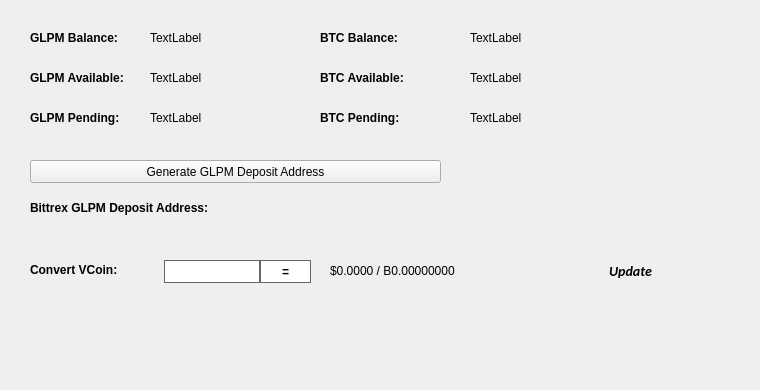
   <widget class="QWidget" name="BalanceTab">
    <attribute name="title">
     <string>Balance</string>
    </attribute>
    <widget class="QLabel" name="BitcoinBalanceLabel">
     <property name="geometry">
      <rect>
       <x>470</x>
       <y>30</y>
       <width>150</width>
       <height>16</height>
      </rect>
     </property>
     <property name="text">
      <string>TextLabel</string>
     </property>
    </widget>
    <widget class="QLabel" name="GLPMalanceLabel">
     <property name="geometry">
      <rect>
       <x>150</x>
       <y>30</y>
       <width>150</width>
       <height>16</height>
      </rect>
     </property>
     <property name="text">
      <string>TextLabel</string>
     </property>
    </widget>
    <widget class="QLabel" name="label_11">
     <property name="geometry">
      <rect>
       <x>30</x>
       <y>30</y>
       <width>101</width>
       <height>16</height>
      </rect>
     </property>
     <property name="font">
      <font>
       <weight>75</weight>
       <bold>true</bold>
      </font>
     </property>
     <property name="text">
      <string>GLPM Balance:</string>
     </property>
    </widget>
    <widget class="QLabel" name="label_12">
     <property name="geometry">
      <rect>
       <x>320</x>
       <y>30</y>
       <width>101</width>
       <height>16</height>
      </rect>
     </property>
     <property name="font">
      <font>
       <weight>75</weight>
       <bold>true</bold>
      </font>
     </property>
     <property name="text">
      <string>BTC Balance:</string>
     </property>
    </widget>
    <widget class="QLabel" name="GLPMAvailableLabel_2">
     <property name="geometry">
      <rect>
       <x>150</x>
       <y>70</y>
       <width>150</width>
       <height>16</height>
      </rect>
     </property>
     <property name="text">
      <string>TextLabel</string>
     </property>
    </widget>
    <widget class="QLabel" name="label_13">
     <property name="geometry">
      <rect>
       <x>30</x>
       <y>70</y>
       <width>111</width>
       <height>16</height>
      </rect>
     </property>
     <property name="font">
      <font>
       <weight>75</weight>
       <bold>true</bold>
      </font>
     </property>
     <property name="text">
      <string>GLPM Available:</string>
     </property>
    </widget>
    <widget class="QLabel" name="label_14">
     <property name="geometry">
      <rect>
       <x>30</x>
       <y>110</y>
       <width>101</width>
       <height>16</height>
      </rect>
     </property>
     <property name="font">
      <font>
       <weight>75</weight>
       <bold>true</bold>
      </font>
     </property>
     <property name="text">
      <string>GLPM Pending:</string>
     </property>
    </widget>
    <widget class="QLabel" name="GLPMPendingLabel">
     <property name="geometry">
      <rect>
       <x>150</x>
       <y>110</y>
       <width>150</width>
       <height>16</height>
      </rect>
     </property>
     <property name="text">
      <string>TextLabel</string>
     </property>
    </widget>
    <widget class="QLabel" name="label_15">
     <property name="geometry">
      <rect>
       <x>320</x>
       <y>70</y>
       <width>111</width>
       <height>16</height>
      </rect>
     </property>
     <property name="font">
      <font>
       <weight>75</weight>
       <bold>true</bold>
      </font>
     </property>
     <property name="text">
      <string>BTC Available:</string>
     </property>
    </widget>
    <widget class="QLabel" name="BitcoinAvailableLabel">
     <property name="geometry">
      <rect>
       <x>470</x>
       <y>70</y>
       <width>150</width>
       <height>16</height>
      </rect>
     </property>
     <property name="text">
      <string>TextLabel</string>
     </property>
    </widget>
    <widget class="QLabel" name="label_31">
     <property name="geometry">
      <rect>
       <x>320</x>
       <y>110</y>
       <width>111</width>
       <height>16</height>
      </rect>
     </property>
     <property name="font">
      <font>
       <weight>75</weight>
       <bold>true</bold>
      </font>
     </property>
     <property name="text">
      <string>BTC Pending:</string>
     </property>
    </widget>
    <widget class="QLabel" name="BitcoinPendingLabel">
     <property name="geometry">
      <rect>
       <x>470</x>
       <y>110</y>
       <width>150</width>
       <height>16</height>
      </rect>
     </property>
     <property name="text">
      <string>TextLabel</string>
     </property>
    </widget>
    <widget class="QLabel" name="label_33">
     <property name="geometry">
      <rect>
       <x>30</x>
       <y>200</y>
       <width>221</width>
       <height>16</height>
      </rect>
     </property>
     <property name="font">
      <font>
       <weight>75</weight>
       <bold>true</bold>
      </font>
     </property>
     <property name="text">
      <string>Bittrex GLPM Deposit Address:</string>
     </property>
    </widget>
    <widget class="QPushButton" name="GenDepositBTN">
     <property name="geometry">
      <rect>
       <x>30</x>
       <y>160</y>
       <width>411</width>
       <height>23</height>
      </rect>
     </property>
     <property name="text">
      <string>Generate GLPM Deposit Address</string>
     </property>
     <property name="icon">
      <iconset resource="../GLPM.qrc">
       <normaloff>:/icons/bitcoin</normaloff>:/icons/bitcoin</iconset>
     </property>
    </widget>
    <widget class="QLabel" name="DepositAddressLabel">
     <property name="geometry">
      <rect>
       <x>200</x>
       <y>200</y>
       <width>261</width>
       <height>16</height>
      </rect>
     </property>
     <property name="palette">
      <palette>
       <active>
        <colorrole role="WindowText">
         <brush brushstyle="SolidPattern">
          <color alpha="255">
           <red>0</red>
           <green>0</green>
           <blue>0</blue>
          </color>
         </brush>
        </colorrole>
        <colorrole role="Text">
         <brush brushstyle="SolidPattern">
          <color alpha="255">
           <red>0</red>
           <green>0</green>
           <blue>255</blue>
          </color>
         </brush>
        </colorrole>
       </active>
       <inactive>
        <colorrole role="WindowText">
         <brush brushstyle="SolidPattern">
          <color alpha="255">
           <red>0</red>
           <green>0</green>
           <blue>0</blue>
          </color>
         </brush>
        </colorrole>
        <colorrole role="Text">
         <brush brushstyle="SolidPattern">
          <color alpha="255">
           <red>0</red>
           <green>0</green>
           <blue>255</blue>
          </color>
         </brush>
        </colorrole>
       </inactive>
       <disabled>
        <colorrole role="WindowText">
         <brush brushstyle="SolidPattern">
          <color alpha="255">
           <red>120</red>
           <green>120</green>
           <blue>120</blue>
          </color>
         </brush>
        </colorrole>
        <colorrole role="Text">
         <brush brushstyle="SolidPattern">
          <color alpha="255">
           <red>120</red>
           <green>120</green>
           <blue>120</blue>
          </color>
         </brush>
        </colorrole>
       </disabled>
      </palette>
     </property>
     <property name="font">
      <font>
       <weight>75</weight>
       <bold>true</bold>
      </font>
     </property>
     <property name="text">
      <string/>
     </property>
     <property name="alignment">
      <set>Qt::AlignRight|Qt::AlignTrailing|Qt::AlignVCenter</set>
     </property>
     <property name="textInteractionFlags">
      <set>Qt::LinksAccessibleByMouse|Qt::TextSelectableByKeyboard|Qt::TextSelectableByMouse</set>
     </property>
    </widget>
    <widget class="QLabel" name="label_8">
     <property name="geometry">
      <rect>
       <x>460</x>
       <y>300</y>
       <width>281</width>
       <height>81</height>
      </rect>
     </property>
     <property name="text">
      <string/>
     </property>
     <property name="pixmap">
      <pixmap>:/images/bittrex</pixmap>
     </property>
    </widget>
    <widget class="QWidget" name="widgetConversion" native="true">
     <property name="geometry">
      <rect>
       <x>0</x>
       <y>250</y>
       <width>751</width>
       <height>43</height>
      </rect>
     </property>
     <property name="minimumSize">
      <size>
       <width>0</width>
       <height>43</height>
      </size>
     </property>
     <property name="styleSheet">
      <string notr="true"/>
     </property>
     <widget class="QPushButton" name="btnUpdateMarketData">
      <property name="geometry">
       <rect>
        <x>575</x>
        <y>0</y>
        <width>111</width>
        <height>41</height>
       </rect>
      </property>
      <property name="sizePolicy">
       <sizepolicy hsizetype="Expanding" vsizetype="Expanding">
        <horstretch>0</horstretch>
        <verstretch>0</verstretch>
       </sizepolicy>
      </property>
      <property name="font">
       <font>
        <family>calibri</family>
        <pointsize>-1</pointsize>
        <weight>75</weight>
        <italic>true</italic>
        <bold>true</bold>
       </font>
      </property>
      <property name="styleSheet">
       <string notr="true">margin:0px;text-align:center;padding:2px;border-radius:3px;font-style:italic;width:100px;font-size:14px;font-family:calibri;font-weight:600;</string>
      </property>
      <property name="text">
       <string>Update</string>
      </property>
      <property name="iconSize">
       <size>
        <width>150</width>
        <height>35</height>
       </size>
      </property>
      <property name="autoDefault">
       <bool>true</bool>
      </property>
      <property name="default">
       <bool>true</bool>
      </property>
     </widget>
     <widget class="QLabel" name="lblConvertVCoin">
      <property name="geometry">
       <rect>
        <x>30</x>
        <y>10</y>
        <width>131</width>
        <height>20</height>
       </rect>
      </property>
      <property name="styleSheet">
       <string notr="true"/>
      </property>
      <property name="text">
       <string>&lt;html&gt;&lt;head/&gt;&lt;body&gt;&lt;p&gt;&lt;span style=&quot; font-weight:600;&quot;&gt;Convert VCoin:&lt;/span&gt;&lt;/p&gt;&lt;/body&gt;&lt;/html&gt;</string>
      </property>
     </widget>
     <widget class="QLineEdit" name="txtConvertVCoinQty">
      <property name="geometry">
       <rect>
        <x>160</x>
        <y>10</y>
        <width>100</width>
        <height>23</height>
       </rect>
      </property>
      <property name="minimumSize">
       <size>
        <width>100</width>
        <height>23</height>
       </size>
      </property>
      <property name="maximumSize">
       <size>
        <width>100</width>
        <height>16777215</height>
       </size>
      </property>
      <property name="styleSheet">
       <string notr="true">border: 1px solid #61696c;margin-left:4px;</string>
      </property>
     </widget>
     <widget class="QPushButton" name="btnConvertGLPM">
      <property name="geometry">
       <rect>
        <x>260</x>
        <y>10</y>
        <width>51</width>
        <height>23</height>
       </rect>
      </property>
      <property name="minimumSize">
       <size>
        <width>0</width>
        <height>23</height>
       </size>
      </property>
      <property name="styleSheet">
       <string notr="true">border:1px solid #61696c;background:white;font-weight:600;</string>
      </property>
      <property name="text">
       <string>=</string>
      </property>
     </widget>
     <widget class="QLabel" name="lblConvertVCoinResults">
      <property name="geometry">
       <rect>
        <x>330</x>
        <y>0</y>
        <width>201</width>
        <height>41</height>
       </rect>
      </property>
      <property name="styleSheet">
       <string notr="true"/>
      </property>
      <property name="text">
       <string>$0.0000 / B0.00000000</string>
      </property>
     </widget>
     <widget class="QLabel" name="iconOverviewUpdateWait">
      <property name="geometry">
       <rect>
        <x>670</x>
        <y>10</y>
        <width>24</width>
        <height>24</height>
       </rect>
      </property>
      <property name="text">
       <string/>
      </property>
      <property name="pixmap">
       <pixmap resource="../GLPM.qrc">:/icons/transaction_1</pixmap>
      </property>
      <property name="scaledContents">
       <bool>true</bool>
      </property>
      <property name="alignment">
       <set>Qt::AlignCenter</set>
      </property>
     </widget>
    </widget>
   </widget>
